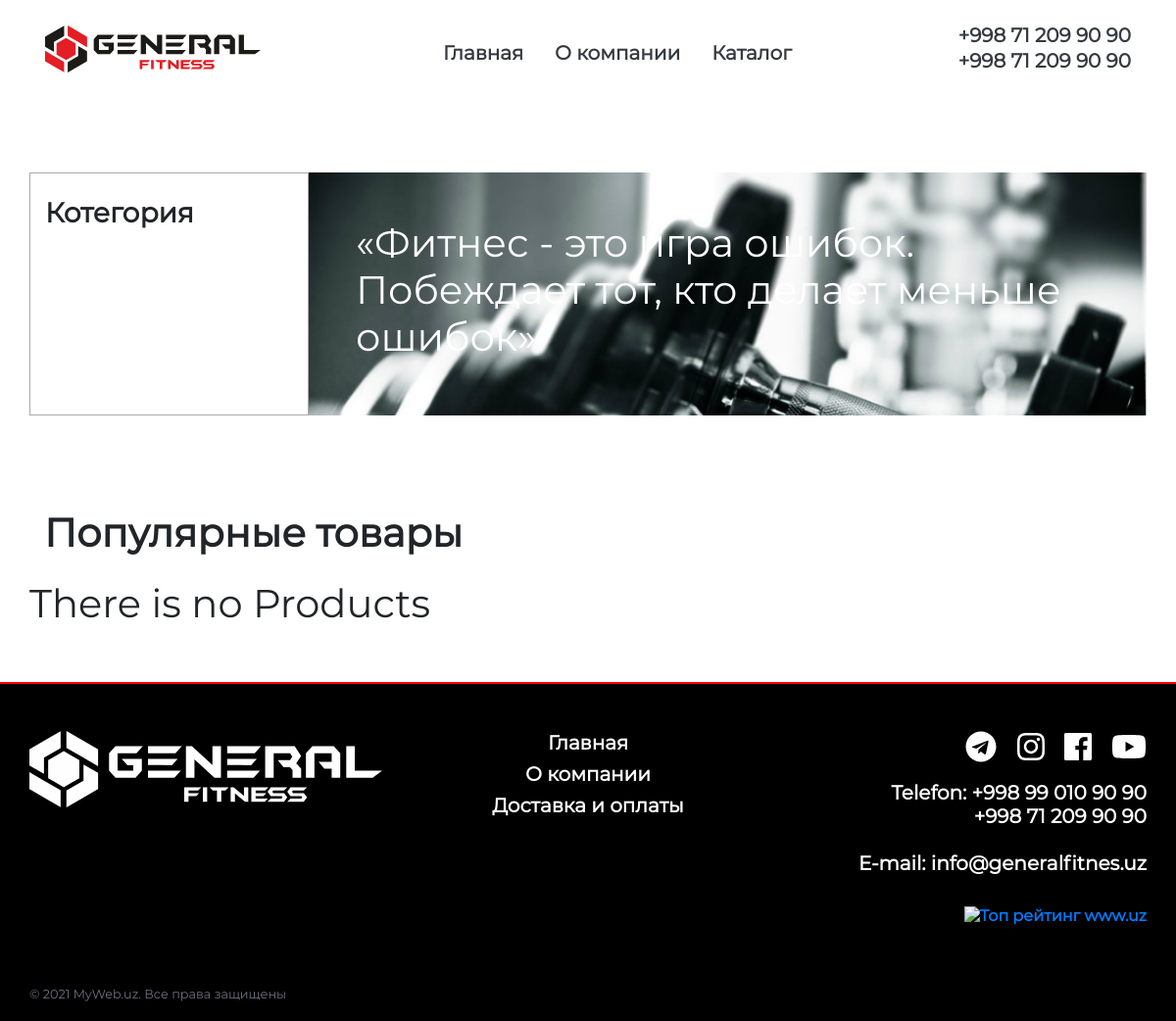
/categories/, run on an earlier commit of the app's database.
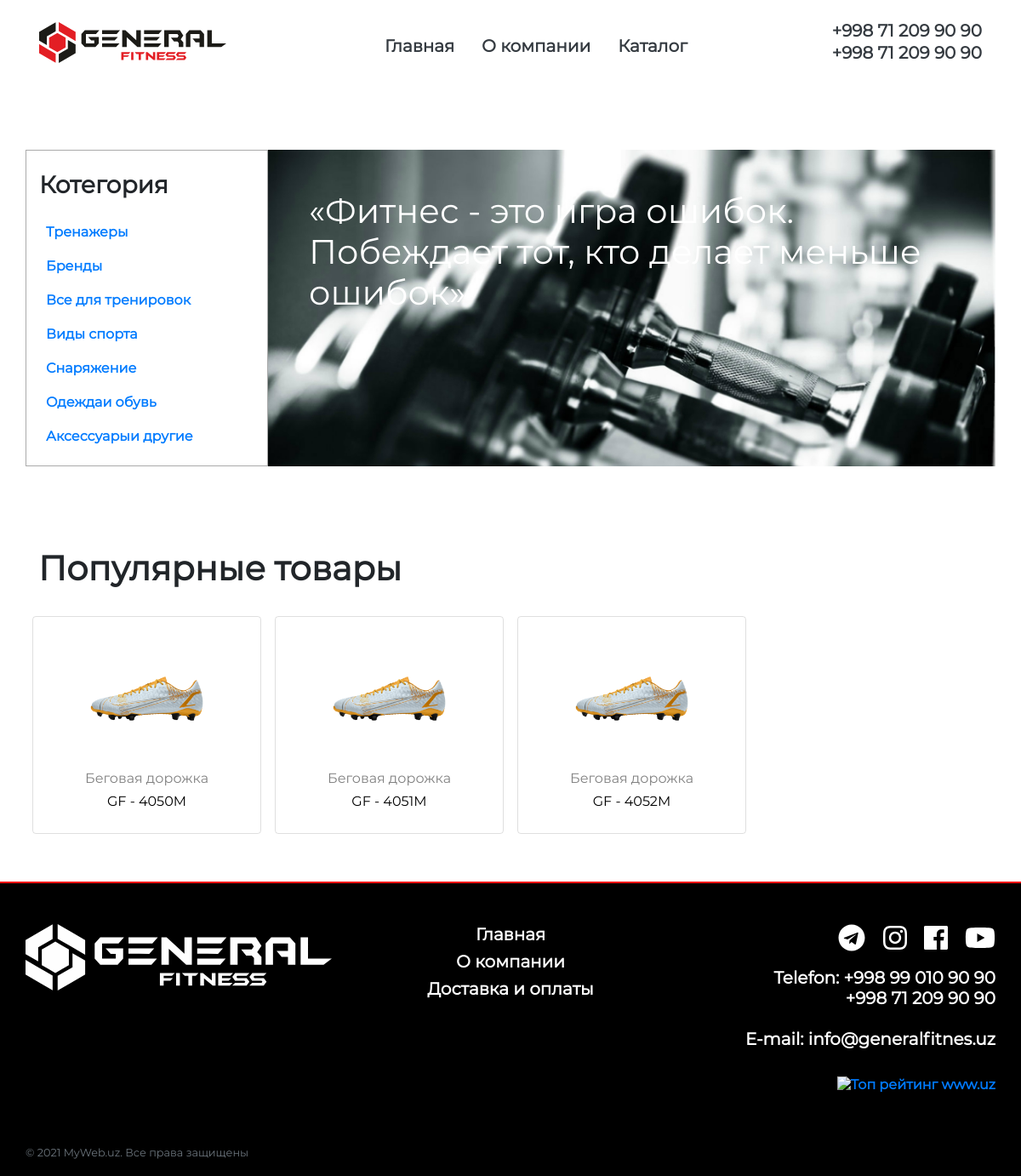
And on a later commit of the database.
### product/models.py (models this page shows, shortened)
class Category(models.Model):
    name = models.CharField(max_length=200, unique=True)
    slug = models.SlugField(max_length=300)
    image = models.ImageField(upload_to='category-image/', blank=True, null=True)
    caption = models.CharField(max_length=300, blank=True, null=True)
    class Meta:
        verbose_name    = 'Kategoriya'
        verbose_name_plural = 'Kategoriyalar'

class ProductImage(models.Model):
    product = models.ForeignKey(Product, on_delete=models.CASCADE, related_name="product_image")
    image = models.ImageField(upload_to="product-image/")
    caption = models.CharField(max_length=300, blank=True, null=True)
    @property
    def imageURL(self):
        try:
            url = self.image.url
        except:
            url = ''
        return url

class Product(models.Model):
    category = models.ForeignKey(Category, on_delete=models.CASCADE, related_name='product_category')
    name = models.CharField(max_length=200,)
    product_model = models.CharField(max_length=100, unique=True)
    slug = models.SlugField(max_length=300)
    description = models.TextField()
    guarentee = models.CharField(max_length=200, blank=True, null=True, verbose_name="Kafolat: ")
    delivery_uzb = models.BooleanField(default=False)
    delivery_toshkent = models.BooleanField(default=False)
    class Meta:
        verbose_name="Maxsulot"
        verbose_name_plural="Maxsulotlar"

### core/views.py (the view)
# urls.py: path('categories/', CategoryView.as_view(), name="category"),
class CategoryView(ListView):
	model = Product
	template_name = 'products.html'
	paginate_by = 15
	def get_queryset(self):
		qs = super().get_queryset()
		slug = self.kwargs.get('slug')
		if slug:
			category=Category.objects.get(slug=slug)
			return qs.filter(category=category)
		else:
			return qs
	def get_context_data(self, *args, **kwargs):
		context = super().get_context_data(*args, **kwargs)
		context['category_list'] = Category.objects.all()
		return context

### templates/products.html (shortened to what this page needs)
{% extends 'base.html' %}
{% load static %}
	{% block css %}
		<link rel="stylesheet" type="text/css" href="{% static 'bootstrap/css/bootstrap.min.css' %}">
		<link rel="stylesheet" type="text/css" href="{% static 'font-awesome/css/font-awesome.css' %}">
		<link rel="stylesheet" type="text/css" href="{% static 'css/hexagons.css' %}">
		<link rel="stylesheet" type="text/css" href="{% static 'css/slick.css' %}">
		<link rel="stylesheet" type="text/css" href="{% static 'css/animate.css' %}">
		<link rel="stylesheet" href="https://unpkg.com/swiper/swiper-bundle.min.css">
		<link rel="stylesheet" type="text/css" href="{% static 'css/style.css' %}">
	{% endblock css %}
	{% block content %}
		<section class="container-fluid pl-0 pr-0 pt120 pb-5">
			<div class="container">
				<div class="row">
					<div class="col-12 col-sm-12 col-md-6 col-lg-3 col-xl-3" style="border: 1px solid #aaa;">
						<h3 class="font-weight-bold pt-4">Котегория</h3>
						<ul class="list-unstyled pt-3">
							{% for category in category_list %}
								<li class="pl-2 pb-2 h5 font-weight-bold"><a href="{% url 'core:category' category.slug %}">{{ category.name }}</a></li>
							{% endfor %}
						</ul>
					</div>
					<div class="col-12 col-sm-12 col-md-6 col-lg-9 col-xl-9 p-5" style="background-image: url(/static/img/backfon2.jpg); background-size: cover;">
						<h1 class="textWhite">«Фитнес - это игра ошибок. Побеждает тот, кто делает меньше ошибок» </h1>
					</div>
				</div>
			</div>
		</section>
		<section class="container-fluid pl-0 pr-0 pt-5 pb-5">
			<div class="container">
				<h1 class="font-weight-bold pb-3">Популярные товары</h1>
				<div class="row">
					{% for object in object_list %}
						<div class="col-12 col-sm-12 col-md-6 col-lg-3 col-xl-3 p-2">
							<a href="{% url 'core:product-detail' object.slug %}">
								<div class="card bg-transparent text-center">
									{% if object.product_image.all %}
										{% for img in object.product_image.all %}
											{% if forloop.counter == 1 %}
												<img src="{{ img.imageURL }}" width="60%" class="m-auto" alt="">
											{% endif %}
										{% endfor %}
									{% endif %}
									<div class="card-body">
										<h6 class="textGrey">{{ object.name }}</h6>
										<h6 class="textBlack">{{ object.product_model }}</h6>
									</div>
								</div>
							</a>
						</div>
					{% empty %}
						<h1>There is no Products</h1>
					{% endfor %}
				</div>
			</div>
		</section>
	{% endblock content %}

What changed in the data, as far as the page shows it:
added Category: name "Тренажеры"
added Category: name "Бренды"
added Category: name "Все для тренировок"
added Category: name "Виды спорта"
added Category: name "Снаряжение"
added Category: name "Одеждаи обувь"
added Category: name "Аксессуарыи другие"
added Product: name "Беговая дорожка", product_model "GF - 4050M"
added ProductImage: imageURL (picture), shown under "Беговая дорожка"
added Product: name "Беговая дорожка", product_model "GF - 4051M"
added ProductImage: imageURL (picture), shown under "Беговая дорожка"
added Product: name "Беговая дорожка", product_model "GF - 4052M"
added ProductImage: imageURL (picture), shown under "Беговая дорожка"
Also different on the page:
text no longer shown: "There is no Products"
